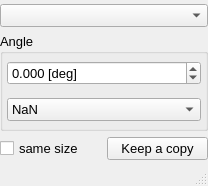
<?xml version="1.0" encoding="UTF-8"?>
<ui version="4.0">
 <class>Rotate</class>
 <widget class="QMainWindow" name="Rotate">
  <property name="geometry">
   <rect>
    <x>0</x>
    <y>0</y>
    <width>208</width>
    <height>186</height>
   </rect>
  </property>
  <property name="windowTitle">
   <string>Rotate</string>
  </property>
  <property name="iconSize">
   <size>
    <width>20</width>
    <height>20</height>
   </size>
  </property>
  <property name="unifiedTitleAndToolBarOnMac">
   <bool>true</bool>
  </property>
  <widget class="QWidget" name="centralwidget">
   <layout class="QGridLayout" name="gridLayout_3">
    <property name="leftMargin">
     <number>0</number>
    </property>
    <property name="topMargin">
     <number>4</number>
    </property>
    <property name="rightMargin">
     <number>0</number>
    </property>
    <property name="bottomMargin">
     <number>4</number>
    </property>
    <item row="6" column="1">
     <widget class="QPushButton" name="doIt">
      <property name="font">
       <font>
        <pointsize>10</pointsize>
       </font>
      </property>
      <property name="text">
       <string>Keep a copy</string>
      </property>
     </widget>
    </item>
    <item row="6" column="0">
     <widget class="QCheckBox" name="sameSize">
      <property name="font">
       <font>
        <pointsize>10</pointsize>
       </font>
      </property>
      <property name="text">
       <string>same size</string>
      </property>
      <property name="neutrinoSave" stdset="0">
       <bool>true</bool>
      </property>
     </widget>
    </item>
    <item row="4" column="0" colspan="2">
     <widget class="QGroupBox" name="groupBox_2">
      <property name="font">
       <font>
        <pointsize>10</pointsize>
       </font>
      </property>
      <property name="title">
       <string>Angle</string>
      </property>
      <layout class="QGridLayout" name="gridLayout_2">
       <property name="leftMargin">
        <number>4</number>
       </property>
       <property name="topMargin">
        <number>0</number>
       </property>
       <property name="rightMargin">
        <number>4</number>
       </property>
       <property name="bottomMargin">
        <number>0</number>
       </property>
       <item row="0" column="0">
        <widget class="QDoubleSpinBox" name="valueAngle">
         <property name="font">
          <font>
           <pointsize>10</pointsize>
          </font>
         </property>
         <property name="suffix">
          <string> [deg]</string>
         </property>
         <property name="decimals">
          <number>3</number>
         </property>
         <property name="minimum">
          <double>-180.000000000000000</double>
         </property>
         <property name="maximum">
          <double>180.000000000000000</double>
         </property>
         <property name="singleStep">
          <double>1.000000000000000</double>
         </property>
         <property name="neutrinoSave" stdset="0">
          <bool>true</bool>
         </property>
        </widget>
       </item>
       <item row="1" column="0">
        <widget class="QComboBox" name="defaultValue">
         <property name="neutrinoSave" stdset="0">
          <bool>true</bool>
         </property>
         <item>
          <property name="text">
           <string>NaN</string>
          </property>
         </item>
         <item>
          <property name="text">
           <string>Min</string>
          </property>
         </item>
         <item>
          <property name="text">
           <string>Max</string>
          </property>
         </item>
         <item>
          <property name="text">
           <string>Mean</string>
          </property>
         </item>
         <item>
          <property name="text">
           <string>0</string>
          </property>
         </item>
        </widget>
       </item>
      </layout>
     </widget>
    </item>
    <item row="3" column="0" colspan="2">
     <widget class="QComboBox" name="image">
      <property name="font">
       <font>
        <pointsize>10</pointsize>
       </font>
      </property>
      <property name="neutrinoImage" stdset="0">
       <bool>true</bool>
      </property>
     </widget>
    </item>
   </layout>
  </widget>
  <widget class="QStatusBar" name="statusbar">
   <property name="font">
    <font>
     <pointsize>10</pointsize>
    </font>
   </property>
  </widget>
 </widget>
 <resources/>
 <connections/>
</ui>
